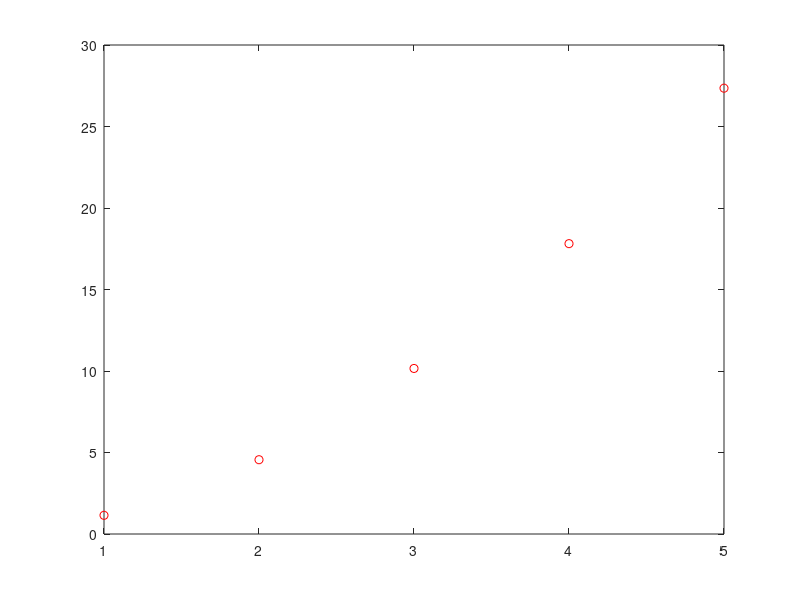

Write MATLAB code to recreate this figure.
clear;

h=0.1;
x=-4:h:4;
m=length(x);

D=2*eye(m);
D=D-diag(ones(m-1,1),+1);
D=D-diag(ones(m-1,1),-1);
D=D/(2*h^2);

potential=100*ones(m,1);
potential(abs(x)<1)=0;
V=diag(potential);

A=D+V;

[vmat,emat]=eig(A);

K=diag(emat);
disp(K(1:11));

% plot(x,vmat(:,1),'b:',x,vmat(:,2),'g--',x,vmat(:,3),'r-.', ...
%     x,vmat(:,4),'c-',x,vmat(:,5),'m--',x,vmat(:,10),'k-')
% legend('\Psi_1','\Psi_2','\Psi_3','\Psi_4','\Psi_5')

% bar(eig(A))

n=1:5;
fineMesh=1:h:5;

plot(n,K(n),'ro')

% for i=1:5
%     K(i)=K(i)/i^2;
% end
% 
% plot(n,K(n),'ro')
% 
% disp(K(1:5))
